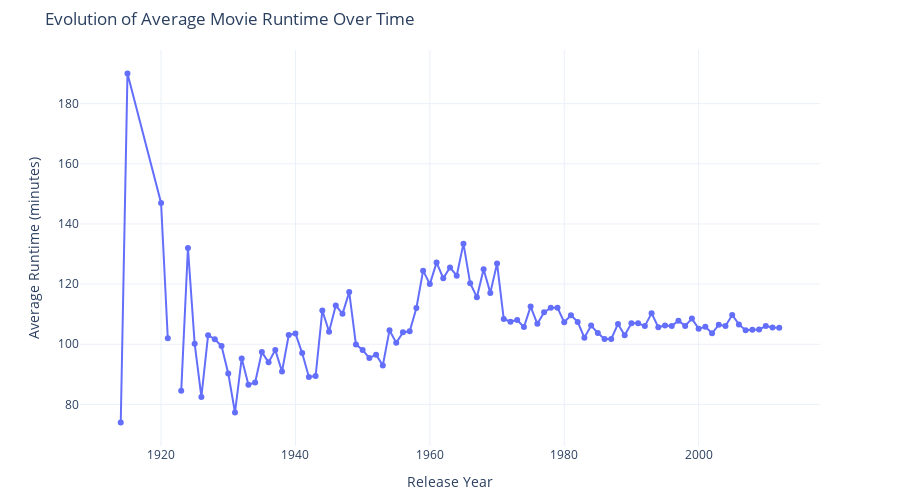

Here is the notebook cell this chart was saved with:
### Markdown cell above
### How does film runtime correlate with box office revenue, and do longer or shorter films tend to perform better?
- Analyze revenue by runtime to see if longer or shorter films tend to perform better.

### Code cell
# Group data to calculate average runtime per year
runtime_trend = df_movies.groupby('release_year')['runtime'].mean().reset_index()

# Create a line chart to visualize runtime trends over time
fig = px.line(
    runtime_trend,
    x='release_year',
    y='runtime',
    title='Evolution of Average Movie Runtime Over Time',
    labels={'release_year': 'Release Year', 'runtime': 'Average Runtime (minutes)'},
    markers=True  # Add markers to the line
)

# Customize the layout
fig.update_layout(
    xaxis_title="Release Year",
    yaxis_title="Average Runtime (minutes)",
    template="plotly_white",  # Clean background template
    height=500,  # Adjust height of the chart
    margin=dict(t=50, b=50),  # Add margins for better spacing
)

# Show the chart
fig.show()

# Save the chart as an HTML file
fig.write_html("assets/ploty-img/runtime_trend.html")

### Figure 1 — Plotly figure (JSON) as saved in the notebook; plotly's stock layout.template omitted (floating-point values rounded to 4 significant figures)
{"data": [{"hovertemplate": "Release Year=%{x}<br>Average Runtime (minutes)=%{y}<extra></extra>", "legendgroup": "", "line": {"color": "#636efa", "dash": "solid"}, "marker": {"symbol": "circle"}, "mode": "markers+lines", "name": "", "orientation": "v", "showlegend": false, "type": "scatter", "x": [1914, 1915, 1920, 1921, 1922, 1923, 1924, 1925, 1926, 1927, 1928, 1929, 1930, 1931, 1932, 1933, 1934, 1935, 1936, 1937, 1938, 1939, 1940, 1941, 1942, 1943, 1944, 1945, 1946, 1947, 1948, 1949, 1950, 1951, 1952, 1953, 1954, 1955, 1956, 1957, 1958, 1959, 1960, 1961, 1962, 1963, 1964, 1965, 1966, 1967, 1968, 1969, 1970, 1971, 1972, 1973, 1974, 1975, 1976, 1977, 1978, 1979, 1980, 1981, 1982, 1983, 1984, 1985, 1986, 1987, 1988, 1989, 1990, 1991, 1992, 1993, 1994, 1995, 1996, 1997, 1998, 1999, 2000, 2001, 2002, 2003, 2004, 2005, 2006, 2007, 2008, 2009, 2010, 2011, 2012], "xaxis": "x", "y": [74, 190, 147, 102, null, 84.5, 132, 100.2, 82.5, 103, 101.7, 99.4, 90.31, 77.3, 95.29, 86.53, 87.27, 97.39, 94, 98.06, 90.94, 103.0, 103.6, 97.07, 89.14, 89.43, 111.2, 104.2, 112.9, 110.1, 117.3, 99.95, 98.06, 95.4, 96.54, 92.95, 104.7, 100.5, 104.0, 104.3, 112.1, 124.5, 120, 127.1, 121.9, 125.5, 122.8, 133.5, 120.3, 115.7, 124.9, 117.1, 126.9, 108.4, 107.5, 108.1, 105.7, 112.5, 106.8, 110.6, 112.2, 112.1, 107.3, 109.6, 107.4, 102.2, 106.2, 103.7, 101.8, 101.8, 106.8, 103.0, 107.0, 107.0, 106.0, 110.3, 105.7, 106.3, 106.1, 107.8, 106.1, 108.5, 105.2, 105.8, 103.7, 106.5, 106.1, 109.7, 106.6, 104.7, 104.8, 104.9, 106.0, 105.5, 105.5], "yaxis": "y"}], "layout": {"height": 500, "legend": {"tracegroupgap": 0}, "margin": {"b": 50, "t": 50}, "title": {"text": "Evolution of Average Movie Runtime Over Time"}, "xaxis": {"anchor": "y", "domain": [0, 1], "title": {"text": "Release Year"}}, "yaxis": {"anchor": "x", "domain": [0, 1], "title": {"text": "Average Runtime (minutes)"}}}}
